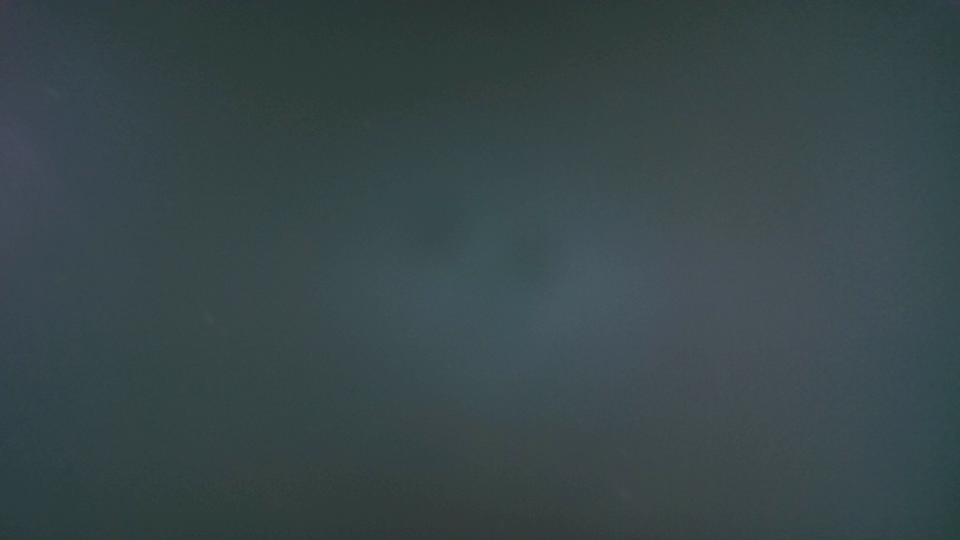
#> input picture paper/figures/sources/fig1b_hard_1mm_r1_pair100_d0.30.png, 1920 x 1080 px (shown at 1/2 size); its folder holds 3 pictures in this run
$ python paper_fig_question.py
#> lines starting #> are read from the running program, lines starting #| are printed output that depends on the picture; pictures that were not available may be replaced by others from this repository, and a replacement may not be noted
### paper/fin_figures/paper_style.py
#!/usr/bin/env python3
"""논문 그림이 함께 쓰는 판형·색·저장 규칙.

`result/` 의 그림은 **자료를 들여다보기 위한 것**이라 한글 라벨에 넉넉한 판이다.
논문 그림은 다르다 — 영문이고, IEEE 두 단 판형에 맞아야 하고, 벡터로 나가야 하고,
축소돼 인쇄돼도 읽혀야 한다. 그 차이를 이 파일 한 곳에 모은다.

**그림과 그것을 그린 코드가 같은 폴더에 있다** (운전자 결정, 2026-09-14) — 이
폴더만 통째로 건네면 누구든 다시 그릴 수 있다. `paper_fig_*.py` 는 전부 이것을
import 한다. 새 그림을 만들 때 rcParams 를 다시 쓰지 말 것 — 여기를 고치면 모든
그림이 함께 움직여야 한다.

돌리는 법:  `cd paper/fin_figures && python3 paper_fig_<이름>.py`

색은 **논문 그림만의 것**이다 (운전자 결정, 2026-09-15). `result/` 의 그림은
`src/scripts/palette.py` 의 Okabe-Ito 셋을 그대로 쓰고, 논문 그림은 투박한
파랑·초록·빨강·검정만 쓴다. 두 곳이 갈리므로 여기에 값을 적어 둔다.

> **색각 이상에서 빨강과 초록이 가깝다.** 팔레트 검증기로 재면 인접 쌍 최악이
> **ΔE 7.4 (deutan)** 다 — 검증기가 "보조 표시(직접 라벨·모양·질감)가 있을 때만
> 쓸 수 있다" 고 적는 6 ~ 8 구간이다. 보통 시야 28.8, 바탕 대비 셋 다 3:1 이상은
> 통과한다. 지금 그림들은 **표식 모양을 쓰지 않으므로**(운전자 결정) 그 보조
> 표시가 없다.
>
> **되살리는 값싼 길 둘** — 선 끝에 직접 라벨을 달거나, 선 모양을(실선·파선·
> 점선) 갈라 주는 것. **흑백 인쇄에서 세 선이 구분되지 않는 문제**도 그 둘이
> 함께 푼다.
"""
import sys
from pathlib import Path

import matplotlib
matplotlib.use("Agg")
import matplotlib.pyplot as plt

HERE = Path(__file__).resolve().parent
ROOT = HERE.parents[1]

# 저장소의 공용 모듈(`pixel_density` 등)을 가져다 쓸 수 있게 해 둔다.
sys.path.insert(0, str(ROOT / "src" / "scripts"))

# 투박한 넷 (운전자 결정, 2026-09-15). 순서가 있는 변수는 **차가운 쪽에서
# 뜨거운 쪽으로** 간다 — 무를수록 파랑, 단단할수록 빨강. 두께도 같은 차례다.
#
# 순수 원색(#0000FF/#00FF00/#FF0000)도 한 번 써 봤다가 되돌렸다 — 순수 초록이
# 눈에 거슬리고 흰 바탕 대비가 1.34:1 이라 종이에서 사라진다.
BLUE, GREEN, RED, BLACK = "#0047B3", "#007A29", "#D40000", "#000000"
CAT3 = [BLUE, GREEN, RED]

HARD3 = dict(zip(["soft", "medium", "hard"], CAT3))
THICK3 = dict(zip([1, 2, 3], CAT3))
# 계열이 하나뿐인 칸은 검정. 원리마다 색을 주던 것을 접었다.
SERIES = BLACK

# 그림도 코드도 이 폴더다. `paper/figures/` 는 그 전에 만든 것이 들어 있는 곳이라
# 섞지 않는다.
FIGS = HERE

# IEEE 두 단 판형. 한 단 3.50 in, 두 단 걸침 7.16 in.
#
# **두 단 그림은 7.16 보다 좁게 그려도 된다** (운전자 결정, 2026-09-15). 본문에
# `\textwidth` 로 앉히면 그만큼 **확대**되므로 글자도 함께 커진다 — 좁게 그리고
# 크게 앉히는 것이 작은 글자를 키우는 가장 싼 방법이다. 대신 **패널 비율이
# 뭉개지지 않는 선**에서만 줄인다.
COL_W, FULL_W = 3.50, 7.16
FULL_W_NARROW = 6.10        # 두 패널짜리 두 단 그림의 기본

INK = "#1a1a1a"
MUTED = "#707070"
SUSPECT_MARK = "!"          # 빛 누출 의심 유닛

# 표식 모양은 쓰지 않는다(운전자 결정, 2026-09-15) — 전부 동그라미다. 남겨 둔
# 것은 되살릴 때를 위해서다. 되살리면 빨강·초록의 ΔE 7.4 에 보조 표시가 생긴다.
MARKER = {"soft": "o", "medium": "s", "hard": "^"}

# 원리별 표시 이름과 실측 쇼어. **두 계열이 같은 눈금이 아니다** — 9DTact 는 40 점을
# 흔들었고 광도 계열은 6 점이다(부록 B). 그림마다 이것을 적어야 "경도 효과 미검출"
# 이 정직하게 읽힌다.
SHORE = {"9DTact": {"soft": 30, "medium": 50, "hard": 70},
         "DIGIT": {"soft": 51, "medium": 54, "hard": 57},
         "DIGIT_Marker": {"soft": 51, "medium": 54, "hard": 57}}

# [AUTHOR CHECK] 본문의 최종 명칭이 아직 안 정해졌다 (outline 열린문제 7).
# 여기만 고치면 모든 그림이 따라온다.
DISPLAY = {"9DTact": "9DTact", "DIGIT": "DIGIT", "DIGIT_Marker": "DIGIT + markers"}


def use_paper_style():
    """모든 논문 그림에 공통으로 거는 rcParams."""
    plt.rcParams.update({
        "figure.dpi": 200,
        "savefig.dpi": 400,
        "savefig.bbox": "tight",
        "savefig.pad_inches": 0.01,
        # 글자는 **인쇄에서 읽히는 것**이 기준이다. 7.5 → 9 → 10.5 → 12.5 로 세 번
        # 올렸다(2026-09-15). 두 단 그림을 좁게 그려 `\textwidth` 로 크게 앉히므로
        # 설계 글자가 커도 본문에서 과하지 않다 — 오히려 그것이 값싸게 키우는 길이다.
        "font.size": 12.5,
        "axes.titlesize": 13.0,
        "axes.labelsize": 12.5,
        "xtick.labelsize": 12.0,
        "ytick.labelsize": 12.0,
        "legend.fontsize": 12.0,
        "axes.linewidth": 0.6,
        "xtick.major.width": 0.6,
        "ytick.major.width": 0.6,
        "xtick.major.size": 2.6,
        "ytick.major.size": 2.6,
        "lines.linewidth": 1.8,
        "lines.markersize": 5.2,
        "grid.linewidth": 0.4,
        "grid.alpha": 0.30,
        "axes.edgecolor": "#444444",
        "text.color": INK,
        "axes.labelcolor": INK,
        "xtick.color": "#444444",
        "ytick.color": "#444444",
        # 글꼴을 문서에 심는다 — Type 3 은 IEEE PDF eXpress 가 되돌려 보낸다
        "pdf.fonttype": 42,
        "ps.fonttype": 42,
    })


def style(ax, grid="y"):
    """위·오른쪽 테두리를 지우고 격자를 뒤로 보낸다."""
    ax.spines[["top", "right"]].set_visible(False)
    if grid:
        ax.grid(axis=grid, alpha=0.30, lw=0.4, color="#b6b6b6")
    ax.set_axisbelow(True)


# [20 lines left out: function letters, not called in this run]


def save(fig, df, stem):
    """pdf(본문용) · png(문서 미리보기용) · csv(다시 그릴 수 있게) 셋을 함께 낸다.

    **csv 없이 그림을 저장하지 않는다** — `result/` 의 규칙과 같다.
    셋 다 `paper/fin_figures/` 로 간다.
    """
    FIGS.mkdir(parents=True, exist_ok=True)
    fig.savefig(FIGS / f"{stem}.pdf")
    fig.savefig(FIGS / f"{stem}.png")
    plt.close(fig)
    df.to_csv(FIGS / f"{stem}.csv", index=False)
    print(f"  -> paper/fin_figures/{stem}.pdf · .png · .csv  ({len(df)} 행)")

### paper/fin_figures/paper_fig_question.py
#!/usr/bin/env python3
"""논문 그림 — 두 질문. (I 장)  **그림 둘을 낸다.**

`fig_two_contacts`   **인접한 두 접촉을 가를 수 있나.** 같은 경도·같은 프로브·
                     같은 압입에서 두께만 1 mm 와 3 mm 로 다른 실제 영상 둘,
                     그리고 두 기둥을 가로지른 단면.
`fig_input_resolution` **추정기가 화소를 몇 개 필요로 하나.** 접촉 프레임 하나를
                     면적 평균으로 줄여 넣고 힘 오차를 본다.

**둘을 한 판에 넣지 않는다** (운전자 결정, 2026-09-15). 한 그림의 두 패널로
두었다가 갈랐다 — 서로 다른 질문이고, 나란히 놓으면 잇는 것처럼 읽힐 자리가
생긴다. 둘이 독립이라는 것은 이 자료로 입증되지 않았다. 이 규율이 논문 전체의
주장 강도를 정한다.

**각 그림은 한 줄(가로 배치)이다** — 영상과 그래프가 옆으로 늘어선다.

(a) 의 두 장을 고른 규칙
    시각 대비가 가장 큰 둘을 임의로 고르면 안 된다. 같은 경도(hard), 같은
    프로브(`pair100`, 기둥 ⌀1.0 mm 둘, 중심 간격 2.00 mm), 같은 압입 단
    (0.30 mm)에서 **두께만** 다른 둘을 쓴다. 그리는 것은 원본이 아니라
    `|접촉 − 기준|` 이고 (σ = 3 평활), **두 장이 같은 표시 범위**를 쓴다.

회색조로 그린다
    영상은 넷 뿐인 팔레트(파랑·초록·빨강·검정) 밖이므로 색 지도를 쓰지 않는다.
    (a) 의 자국과 (b) 의 축소 프레임이 같은 회색조라 나란히 읽힌다.

`data/` 없이 돌아간다
    그림에 들어가는 다섯 장이 `paper/figures/sources/` 에 있고, 화소 밀도는
    `paper/figures/fig2_force_vs_resolution.csv` 에서 읽는다 —
    `pixel_density.density()` 는 `data/analysis/` 를 봐야 해서 쓰지 않는다.

캡션이 져야 할 것
    1. 첫째 그림이 **두께만 다른 두 시편**(hard, 1 mm 대 3 mm)이고 같은 프로브·
       같은 압입·**같은 표시 범위**라는 것. 그리는 것은 기준영상 대비 밝기 변화다.
    2. 그 그림의 **점선이 판정 바닥 2.5 그레이 레벨**이라는 것. 선은 있고
       글자는 없다.
    3. 둘째 그림의 곡선이 **9DTact 아홉 시편의 중앙값**이고, 영상 셋은 그중
       `hard_2mm_r1` 한 장을 줄인 것이라는 것.
    4. **두 그림을 잇지 않는다** — 서로 다른 질문이다. 본문에서도 그렇게 쓴다.

자료
    영상 `paper/figures/sources/` (다섯 장, 1920×1080 원본)
    곡선 `paper/figures/fig2_force_vs_resolution.csv`
"""
import re

import cv2
import numpy as np
import pandas as pd
import yaml

import paper_style as PS
from paper_style import THICK3

PS.use_paper_style()
import matplotlib.pyplot as plt           # noqa: E402

SRC = PS.ROOT / "paper" / "figures" / "sources"
FORCE_CSV = PS.ROOT / "paper" / "figures" / "fig2_force_vs_resolution.csv"

UNITS = [("hard_1mm_r1", 1), ("hard_3mm_r1", 3)]   # 두께만 다르다
STEP = "pair100_d0.30"
SHOW_PX = [320, 80, 16]                            # (b) 가 보여 주는 세 단
SWEEP_UNIT = "hard_2mm_r1"                         # (b) 의 영상이 나온 유닛
DECISION_FLOOR = 2.5                               # 자국 밝기 판정 바닥 (lvl)
HALF = 240                                         # 자국 잘라내는 반폭 (px)

DEPTH_MM = float(re.search(r"_d([\d.]+)", STEP).group(1))


def pair_geometry(pid="pair100"):
    """기둥 지름과 중심 간격 (mm). 손으로 적지 않고 `probes.yaml` 에서 뽑는다."""
    f = PS.ROOT / "src" / "config" / "probes.yaml"
    for pr in yaml.safe_load(f.read_text())["probes"]:
        if pr.get("id") == pid:
            d = float(pr["element_diameter_mm"])
            return d, d + float(pr["gap_mm"])
    return None, None


def imprint(unit):
    """기준영상 대비 밝기 변화와 자국 중심. 두 장이 같은 자로 그려져야 한다."""
#> called with unit = 'hard_1mm_r1'
    img = cv2.imread(str(SRC / f"fig1b_{unit}_{STEP}.png"), cv2.IMREAD_GRAYSCALE)
#> img: shape (1080, 1920); min 46, max 87, mean 66.1
    ref = cv2.imread(str(SRC / f"fig1b_{unit}_reference.png"), cv2.IMREAD_GRAYSCALE)
    assert img is not None and ref is not None, f"{unit} 의 원본이 없다"
    d = cv2.GaussianBlur(np.abs(img.astype(np.float32) - ref.astype(np.float32)),
                         (0, 0), 3)
#> d: shape (1080, 1920) float32; every value is 0
    cy, cx = np.unravel_index(np.argmax(cv2.GaussianBlur(d, (0, 0), 25)), d.shape)
#> cy = 0; cx = 0
    return d, int(cy), int(cx)


# [6 lines left out: function density_of, not called in this run]


def letters(fig, axes):
    """패널 이름을 각 축의 왼쪽 위에. 축 제목으로 달면 좁은 영상 칸에서 가운데
    제목과 부딪힌다 — 그려진 뒤 실제 자리에서 x 를 구해 놓는다."""
    fig.canvas.draw()
    pos = [a.get_position() for a in axes]
    y = max(p.y1 for p in pos) + 0.03
    for tag, p in zip("abcdefgh", pos):
        fig.text(p.x0 - 0.008, y, f"({tag})", fontsize=11.0,
                 ha="right", va="bottom", color=PS.INK)


def fig_two_contacts():
    """두 접촉을 가를 수 있나 — 영상 둘과 단면, 한 줄."""
    dat = {t: imprint(u) for u, t in UNITS}
#> call 2 of imprint, with unit = 'hard_3mm_r1'
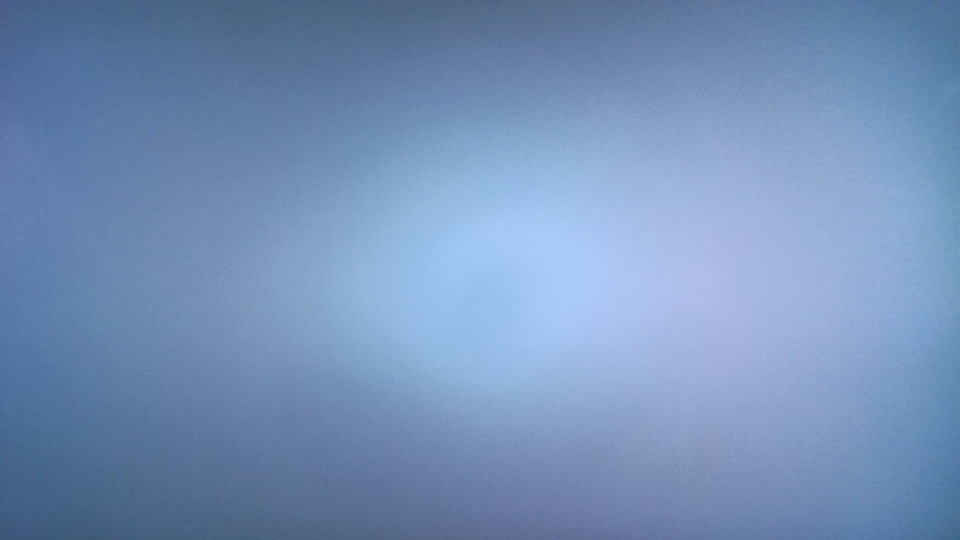
#> input picture paper/figures/sources/fig1b_hard_3mm_r1_pair100_d0.30.png, 1920 x 1080 px (shown at 1/2 size)
#> in imprint (call 2), `img = cv2.imread(str(SRC / f"fig1b_{unit}_{STEP}.png"), cv2.IMREAD_GRA..`:
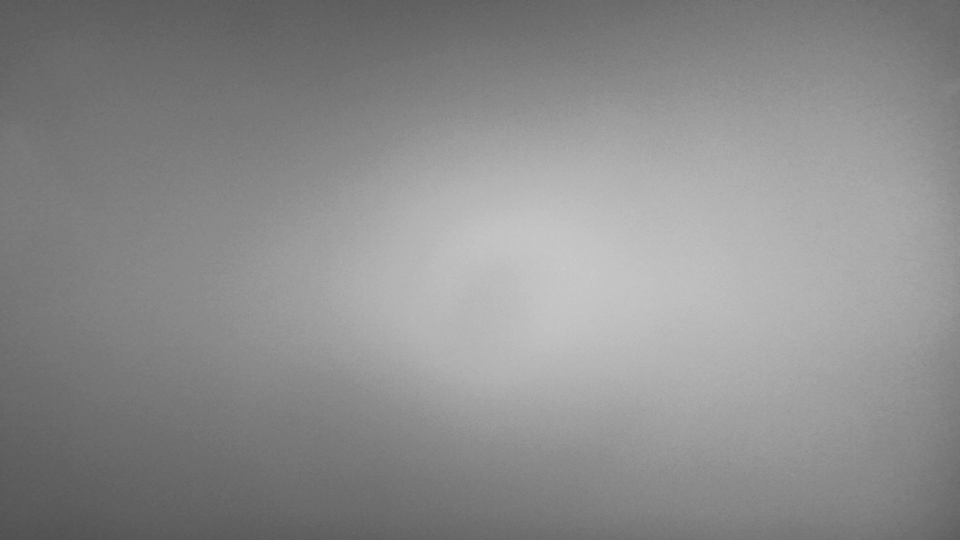
#> img: shape (1080, 1920) (shown at 1/2 size); min 78, max 202, mean 140.2
#> dat = 2 items
    vmax = max(float(np.percentile(d, 99.9)) for d, _, _ in dat.values())
#> vmax = 0

    fig, axes = plt.subplots(1, 3, figsize=(PS.FULL_W_NARROW, 2.05),
                             gridspec_kw=dict(width_ratios=[1, 1, 1.9]))
    fig.subplots_adjust(left=0.015, right=0.988, top=0.82, bottom=0.27,
                        wspace=0.50)
    for ax, (_u, t) in zip(axes, UNITS):
        d, cy, cx = dat[t]
        y0 = int(np.clip(cy - HALF, 0, d.shape[0] - 2 * HALF))
        x0 = int(np.clip(cx - HALF, 0, d.shape[1] - 2 * HALF))
        # **같은 표시 범위** — 두 장의 밝기를 견줄 수 있어야 한다
        ax.imshow(d[y0:y0 + 2 * HALF, x0:x0 + 2 * HALF], cmap="gray",
                  vmin=0, vmax=vmax)
        ax.set_title(f"{t} mm", pad=3, color=THICK3[t])
        ax.set_xticks([]); ax.set_yticks([])
#> this loop made 2 passes
#> (cy, cx, y0, x0) on passes 1 to 2: (0, 0, 0, 0), (0, 0, 0, 0)

    ax = axes[2]
    for _u, t in UNITS:
        d, cy, cx = dat[t]
        x0 = int(np.clip(cx - HALF, 0, d.shape[1] - 2 * HALF))
        prof = d[int(np.clip(cy, 0, d.shape[0] - 1)), x0:x0 + 2 * HALF]
        ax.plot(np.arange(len(prof)) - len(prof) / 2, prof, "-", c=THICK3[t],
                lw=1.8, label=f"{t} mm")
#> this loop made 2 passes
#> (cy, cx, x0) on passes 1 to 2: (0, 0, 0), (0, 0, 0)
    # 판정 바닥 — 선은 두고 글자는 넣지 않는다(캡션이 진다)
    ax.axhline(DECISION_FLOOR, c=PS.MUTED, lw=0.7, ls=(0, (2, 2)), zorder=1)
    ax.set_xlabel("across the two posts [px]")
    ax.set_ylabel(r"$\Delta$ intensity [lvl]")
    ax.legend(loc="upper left", frameon=False, handlelength=1.4,
              handletextpad=0.45, labelspacing=0.22, borderpad=0.1,
              fontsize=9.0)
    PS.style(ax, grid=None)
    ax.grid(alpha=0.25, lw=0.4, color="#c8c8c8")
    ax.set_axisbelow(True)

    letters(fig, axes)
    rows = []
    for _u, t in UNITS:
        d, cy, cx = dat[t]
        x0 = int(np.clip(cx - HALF, 0, d.shape[1] - 2 * HALF))
        prof = d[int(np.clip(cy, 0, d.shape[0] - 1)), x0:x0 + 2 * HALF]
        rows.append(pd.DataFrame(dict(
            thickness_mm=t, px=np.arange(len(prof)) - len(prof) / 2,
            delta_intensity=prof, decision_floor=DECISION_FLOOR)))
#> after the loop, rows = 2 items
    PS.save(fig, pd.concat(rows), "fig_two_contacts")
#> in save, `fig.savefig(FIGS / f"{stem}.pdf")`:
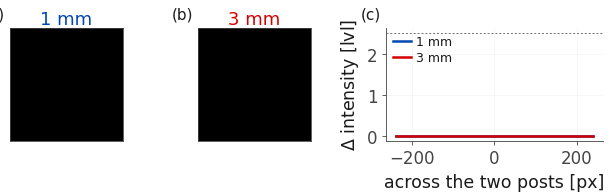
#> figure drawn by matplotlib, 3 panels

    dia, pitch = pair_geometry()
    print(f"  두 접촉 — hard, {DEPTH_MM:.2f} mm 압입, 기둥 ⌀{dia:.1f} mm 둘 · "
          f"중심 간격 {pitch:.2f} mm, 두께 1 대 3 mm")


# [47 lines left out: function fig_input_resolution, not called in this run]


def main():
    fig_two_contacts()
    fig_input_resolution()


if __name__ == "__main__":
#> (the run stopped early here; a loop or call above may not have finished)
